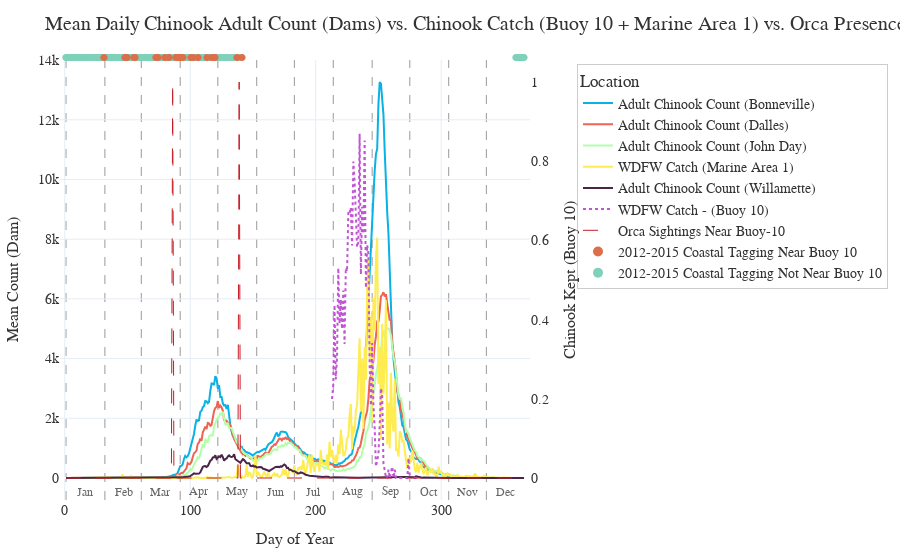

The notebook cell saved with this chart:
### Code cell
import plotly.graph_objects as go
import calendar

# Base figure
fig = go.Figure()

# Primary axis: Dam counts
fig.add_trace(
    go.Scatter(
        x=bon_avg["DoY"],
        y=bon_avg["ChinookAdult"],
        name="Adult Chinook Count (Bonneville)",
        mode="lines",
        line=dict(color="#08B2E3", width=2),
        yaxis="y",
    )
)

fig.add_trace(
    go.Scatter(
        x=dalles_avg["DoY"],
        y=dalles_avg["ChinookAdult"],
        name="Adult Chinook Count (Dalles)",
        mode="lines",
        line=dict(color="#EE6352", width=2),
        yaxis="y",
    )
)

fig.add_trace(
    go.Scatter(
        x=johnday_avg["DoY"],
        y=johnday_avg["ChinookAdult"],
        name="Adult Chinook Count (John Day)",
        mode="lines",
        line=dict(color="#B2FFA9", width=2),
        yaxis="y",
    )
)

fig.add_trace(
    go.Scatter(
        x=rmpc_Data["DoY"],
        y=rmpc_Data["number_caught"],
        name="WDFW Catch (Marine Area 1)",
        mode="lines",
        line=dict(color="#FFEC51", width=2),
        yaxis="y",
    )
)

fig.add_trace(
    go.Scatter(
        x=willamette_avg["DoY"],
        y=willamette_avg["ChinookAdult"],
        name="Adult Chinook Count (Willamette)",
        mode="lines",
        line=dict(color="#4B244A", width=2),
        yaxis="y",
    )
)

# Secondary axis: Buoy 10 catch data
fig.add_trace(
    go.Scatter(
        x=buoy10_avg["DoY"],
        y=buoy10_avg["Chinook Kept"] * weekly_sightings["SIGHTING_COUNT"].max(),
        name="WDFW Catch - (Buoy 10)",
        mode="lines",
        line=dict(color="#C155D3", width=2, dash="dot"),
        yaxis="y2",
    )
)

# Secondary axis: Buoy 10 catch data
fig.add_trace(
    go.Scatter(
        x=weekly_sightings["DoY"],
        y=weekly_sightings["SIGHTING_COUNT"],
        name="Orca Sightings Near Buoy-10",
        mode="lines",
        line=dict(color="#C81D25", width=1, dash="longdash"),
        yaxis="y2",
    )
)

# Define colors by TYPE
type_colors = {
    "2012-2015 Coastal Tagging Near Buoy 10": "#DE6E4B",
    "2012-2015 Coastal Tagging Not Near Buoy 10": "#7FD1B9",
}

# Add color-coded circles across top of plot
for _, row in tags.iterrows():
    fig.add_annotation(
        x=row["DoY"],
        y=1.02,  # Float above the plot
        yref="paper",
        xref="x",
        text="●",  # Circle glyph
        font=dict(
            size=10, color=type_colors.get(row["TYPE"], "#000000")  # Fallback to black
        ),
        showarrow=False,
        xanchor="center",
    )
for tag_type, color in type_colors.items():
    fig.add_trace(
        go.Scatter(
            x=[None],  # No visible points
            y=[None],
            mode="markers",
            marker=dict(size=10, color=color),
            name=tag_type,
            showlegend=True,
        )
    )

# Layout
fig.update_layout(
    title=dict(
        text="Mean Daily Chinook Adult Count (Dams) vs. Chinook Catch (Buoy 10 + Marine Area 1) vs. Orca Presence",
        font=dict(size=20, family="Helvetica Neue", color="#333"),
    ),
    plot_bgcolor="white",
    paper_bgcolor="white",
    xaxis=dict(
        title=dict(text="Day of Year", font=dict(size=16)),
        tickfont=dict(size=14),
        gridcolor="#E5ECF6",
        zeroline=False,
    ),
    yaxis=dict(
        title=dict(text="Mean Count (Dam)", font=dict(size=16)),
        tickfont=dict(size=14),
        gridcolor="#E5ECF6",
        zeroline=False,
    ),
    yaxis2=dict(
        title=dict(text="Chinook Kept (Buoy 10)", font=dict(size=16)),
        tickfont=dict(size=14),
        overlaying="y",
        side="right",
        showgrid=False,
    ),
    # legend=dict(title="Location", font=dict(size=14)),
    font=dict(family="Helvetica Neue", size=14, color="#333"),
    margin=dict(l=60, r=60, t=60, b=60),
)

fig.update_layout(
    legend=dict(
        title="Location",
        font=dict(size=14),
        x=1.1,  # 👈 Horizontal position (0 = far left, 1 = far right)
        y=0.99,  # 👈 Vertical position (1 = top, 0 = bottom)
        xanchor="left",  # Align legend box from left side
        yanchor="top",  # Align legend box from top
        bgcolor="rgba(255,255,255,0.8)",  # Optional: semi-transparent background
        bordercolor="#ccc",
        borderwidth=1,
    )
)

# Month lines and labels
month_start_days = [1]
for month in range(2, 13):
    month_start_days.append(
        sum(calendar.monthrange(2024, m)[1] for m in range(1, month)) + 1
    )

for doy in month_start_days:
    fig.add_vline(x=doy, line=dict(color="#999", width=1, dash="dash"), layer="below")

for i, doy in enumerate(month_start_days):
    fig.add_annotation(
        x=doy + 15,
        y=0,
        yanchor="bottom",
        text=calendar.month_abbr[i + 1],
        showarrow=False,
        font=dict(size=12, color="#666"),
        xanchor="center",
        xref="x",
        yref="paper",
    )

fig.show()

### Figure 1 — Plotly figure (JSON) as saved in the notebook; plotly's stock layout.template omitted (floating-point values rounded to 4 significant figures; data arrays with more than 128 entries replaced by an {"elided": "..."} marker saying what was removed)
{"data": [{"line": {"color": "#08B2E3", "width": 2}, "mode": "lines", "name": "Adult Chinook Count (Bonneville)", "type": "scatter", "x": {"elided": "366 int values"}, "y": {"elided": "366 float values"}, "yaxis": "y"}, {"line": {"color": "#EE6352", "width": 2}, "mode": "lines", "name": "Adult Chinook Count (Dalles)", "type": "scatter", "x": {"elided": "366 int values"}, "y": {"elided": "366 float values"}, "yaxis": "y"}, {"line": {"color": "#B2FFA9", "width": 2}, "mode": "lines", "name": "Adult Chinook Count (John Day)", "type": "scatter", "x": {"elided": "366 int values"}, "y": {"elided": "366 float values"}, "yaxis": "y"}, {"line": {"color": "#FFEC51", "width": 2}, "mode": "lines", "name": "WDFW Catch (Marine Area 1)", "type": "scatter", "x": {"elided": "366 int values"}, "y": {"elided": "366 float values"}, "yaxis": "y"}, {"line": {"color": "#4B244A", "width": 2}, "mode": "lines", "name": "Adult Chinook Count (Willamette)", "type": "scatter", "x": {"elided": "366 int values"}, "y": {"elided": "366 float values"}, "yaxis": "y"}, {"line": {"color": "#C155D3", "dash": "dot", "width": 2}, "mode": "lines", "name": "WDFW Catch - (Buoy 10)", "type": "scatter", "x": [212, 213, 214, 215, 216, 217, 218, 219, 220, 221, 222, 223, 224, 225, 226, 227, 228, 229, 230, 231, 232, 233, 234, 235, 236, 237, 238, 239, 240, 241, 242, 243, 244, 245, 246, 247, 248, 249, 250, 251, 252, 253, 254, 255, 256, 257, 258, 259, 260, 261, 262, 263, 264, 265, 266, 267, 268, 269, 270, 271, 272, 273, 274, 275, 276, 277, 278, 279, 280, 281, 282], "y": [NaN, 0.1995, 0.2325, 0.4367, 0.2491, 0.3052, 0.5304, 0.3898, 0.4507, 0.3763, 0.4737, 0.3383, 0.531, 0.5214, 0.6712, 0.6672, 0.6832, 0.5869, 0.7994, 0.7475, 0.6664, 0.5831, 0.5957, 0.8692, 0.5142, 0.6852, 0.6168, 0.8521, 0.4802, 0.5884, 0.5662, 0.2828, 0.1829, 0.3406, 0.1849, 0.1266, 0.0288, 0.05, 0.05952, 0.1333, 0.2267, 0.2061, 0.03576, 0.02, 0.0, 0.0, 0.02083, 0.0, 0.0119, 0.02857, 0.0, 0.02083, 0.0, 0.0, 0.0, 0.0, 0.0, 0.0, 0.0, 0.0, 0.0, 0.0, 0.05, 0.0, NaN, NaN, 0.0, 0.0, 0.0, 0.0, 0.0], "yaxis": "y2"}, {"line": {"color": "#C81D25", "dash": "longdash", "width": 1}, "mode": "lines", "name": "Orca Sightings Near Buoy-10", "type": "scatter", "x": {"elided": "366 int values"}, "y": {"elided": "366 int values"}, "yaxis": "y2"}, {"marker": {"color": "#DE6E4B", "size": 10}, "mode": "markers", "name": "2012-2015 Coastal Tagging Near Buoy 10", "showlegend": true, "type": "scatter", "x": [null], "y": [null]}, {"marker": {"color": "#7FD1B9", "size": 10}, "mode": "markers", "name": "2012-2015 Coastal Tagging Not Near Buoy 10", "showlegend": true, "type": "scatter", "x": [null], "y": [null]}], "layout": {"annotations": [{"font": {"color": "#7FD1B9", "size": 10}, "showarrow": false, "text": "●", "x": 1, "xanchor": "center", "xref": "x", "y": 1.02, "yref": "paper"}, {"font": {"color": "#7FD1B9", "size": 10}, "showarrow": false, "text": "●", "x": 2, "xanchor": "center", "xref": "x", "y": 1.02, "yref": "paper"}, {"font": {"color": "#7FD1B9", "size": 10}, "showarrow": false, "text": "●", "x": 3, "xanchor": "center", "xref": "x", "y": 1.02, "yref": "paper"}, {"font": {"color": "#7FD1B9", "size": 10}, "showarrow": false, "text": "●", "x": 4, "xanchor": "center", "xref": "x", "y": 1.02, "yref": "paper"}, {"font": {"color": "#7FD1B9", "size": 10}, "showarrow": false, "text": "●", "x": 5, "xanchor": "center", "xref": "x", "y": 1.02, "yref": "paper"}, {"font": {"color": "#7FD1B9", "size": 10}, "showarrow": false, "text": "●", "x": 6, "xanchor": "center", "xref": "x", "y": 1.02, "yref": "paper"}, {"font": {"color": "#7FD1B9", "size": 10}, "showarrow": false, "text": "●", "x": 7, "xanchor": "center", "xref": "x", "y": 1.02, "yref": "paper"}, {"font": {"color": "#7FD1B9", "size": 10}, "showarrow": false, "text": "●", "x": 8, "xanchor": "center", "xref": "x", "y": 1.02, "yref": "paper"}, {"font": {"color": "#7FD1B9", "size": 10}, "showarrow": false, "text": "●", "x": 9, "xanchor": "center", "xref": "x", "y": 1.02, "yref": "paper"}, {"font": {"color": "#7FD1B9", "size": 10}, "showarrow": false, "text": "●", "x": 10, "xanchor": "center", "xref": "x", "y": 1.02, "yref": "paper"}, {"font": {"color": "#7FD1B9", "size": 10}, "showarrow": false, "text": "●", "x": 11, "xanchor": "center", "xref": "x", "y": 1.02, "yref": "paper"}, {"font": {"color": "#7FD1B9", "size": 10}, "showarrow": false, "text": "●", "x": 12, "xanchor": "center", "xref": "x", "y": 1.02, "yref": "paper"}, {"font": {"color": "#7FD1B9", "size": 10}, "showarrow": false, "text": "●", "x": 13, "xanchor": "center", "xref": "x", "y": 1.02, "yref": "paper"}, {"font": {"color": "#7FD1B9", "size": 10}, "showarrow": false, "text": "●", "x": 14, "xanchor": "center", "xref": "x", "y": 1.02, "yref": "paper"}, {"font": {"color": "#7FD1B9", "size": 10}, "showarrow": false, "text": "●", "x": 15, "xanchor": "center", "xref": "x", "y": 1.02, "yref": "paper"}, {"font": {"color": "#7FD1B9", "size": 10}, "showarrow": false, "text": "●", "x": 16, "xanchor": "center", "xref": "x", "y": 1.02, "yref": "paper"}, {"font": {"color": "#7FD1B9", "size": 10}, "showarrow": false, "text": "●", "x": 17, "xanchor": "center", "xref": "x", "y": 1.02, "yref": "paper"}, {"font": {"color": "#7FD1B9", "size": 10}, "showarrow": false, "text": "●", "x": 18, "xanchor": "center", "xref": "x", "y": 1.02, "yref": "paper"}, {"font": {"color": "#7FD1B9", "size": 10}, "showarrow": false, "text": "●", "x": 19, "xanchor": "center", "xref": "x", "y": 1.02, "yref": "paper"}, {"font": {"color": "#7FD1B9", "size": 10}, "showarrow": false, "text": "●", "x": 20, "xanchor": "center", "xref": "x", "y": 1.02, "yref": "paper"}, {"font": {"color": "#7FD1B9", "size": 10}, "showarrow": false, "text": "●", "x": 21, "xanchor": "center", "xref": "x", "y": 1.02, "yref": "paper"}, {"font": {"color": "#7FD1B9", "size": 10}, "showarrow": false, "text": "●", "x": 22, "xanchor": "center", "xref": "x", "y": 1.02, "yref": "paper"}, {"font": {"color": "#7FD1B9", "size": 10}, "showarrow": false, "text": "●", "x": 23, "xanchor": "center", "xref": "x", "y": 1.02, "yref": "paper"}, {"font": {"color": "#7FD1B9", "size": 10}, "showarrow": false, "text": "●", "x": 24, "xanchor": "center", "xref": "x", "y": 1.02, "yref": "paper"}, {"font": {"color": "#7FD1B9", "size": 10}, "showarrow": false, "text": "●", "x": 25, "xanchor": "center", "xref": "x", "y": 1.02, "yref": "paper"}, {"font": {"color": "#7FD1B9", "size": 10}, "showarrow": false, "text": "●", "x": 26, "xanchor": "center", "xref": "x", "y": 1.02, "yref": "paper"}, {"font": {"color": "#7FD1B9", "size": 10}, "showarrow": false, "text": "●", "x": 27, "xanchor": "center", "xref": "x", "y": 1.02, "yref": "paper"}, {"font": {"color": "#7FD1B9", "size": 10}, "showarrow": false, "text": "●", "x": 28, "xanchor": "center", "xref": "x", "y": 1.02, "yref": "paper"}, {"font": {"color": "#7FD1B9", "size": 10}, "showarrow": false, "text": "●", "x": 29, "xanchor": "center", "xref": "x", "y": 1.02, "yref": "paper"}, {"font": {"color": "#7FD1B9", "size": 10}, "showarrow": false, "text": "●", "x": 30, "xanchor": "center", "xref": "x", "y": 1.02, "yref": "paper"}, {"font": {"color": "#7FD1B9", "size": 10}, "showarrow": false, "text": "●", "x": 32, "xanchor": "center", "xref": "x", "y": 1.02, "yref": "paper"}, {"font": {"color": "#7FD1B9", "size": 10}, "showarrow": false, "text": "●", "x": 33, "xanchor": "center", "xref": "x", "y": 1.02, "yref": "paper"}, {"font": {"color": "#7FD1B9", "size": 10}, "showarrow": false, "text": "●", "x": 34, "xanchor": "center", "xref": "x", "y": 1.02, "yref": "paper"}, {"font": {"color": "#7FD1B9", "size": 10}, "showarrow": false, "text": "●", "x": 35, "xanchor": "center", "xref": "x", "y": 1.02, "yref": "paper"}, {"font": {"color": "#7FD1B9", "size": 10}, "showarrow": false, "text": "●", "x": 36, "xanchor": "center", "xref": "x", "y": 1.02, "yref": "paper"}, {"font": {"color": "#7FD1B9", "size": 10}, "showarrow": false, "text": "●", "x": 37, "xanchor": "center", "xref": "x", "y": 1.02, "yref": "paper"}, {"font": {"color": "#7FD1B9", "size": 10}, "showarrow": false, "text": "●", "x": 38, "xanchor": "center", "xref": "x", "y": 1.02, "yref": "paper"}, {"font": {"color": "#7FD1B9", "size": 10}, "showarrow": false, "text": "●", "x": 39, "xanchor": "center", "xref": "x", "y": 1.02, "yref": "paper"}, {"font": {"color": "#7FD1B9", "size": 10}, "showarrow": false, "text": "●", "x": 40, "xanchor": "center", "xref": "x", "y": 1.02, "yref": "paper"}, {"font": {"color": "#7FD1B9", "size": 10}, "showarrow": false, "text": "●", "x": 41, "xanchor": "center", "xref": "x", "y": 1.02, "yref": "paper"}, {"font": {"color": "#7FD1B9", "size": 10}, "showarrow": false, "text": "●", "x": 42, "xanchor": "center", "xref": "x", "y": 1.02, "yref": "paper"}, {"font": {"color": "#7FD1B9", "size": 10}, "showarrow": false, "text": "●", "x": 43, "xanchor": "center", "xref": "x", "y": 1.02, "yref": "paper"}, {"font": {"color": "#7FD1B9", "size": 10}, "showarrow": false, "text": "●", "x": 44, "xanchor": "center", "xref": "x", "y": 1.02, "yref": "paper"}, {"font": {"color": "#7FD1B9", "size": 10}, "showarrow": false, "text": "●", "x": 45, "xanchor": "center", "xref": "x", "y": 1.02, "yref": "paper"}, {"font": {"color": "#7FD1B9", "size": 10}, "showarrow": false, "text": "●", "x": 46, "xanchor": "center", "xref": "x", "y": 1.02, "yref": "paper"}, {"font": {"color": "#7FD1B9", "size": 10}, "showarrow": false, "text": "●", "x": 47, "xanchor": "center", "xref": "x", "y": 1.02, "yref": "paper"}, {"font": {"color": "#7FD1B9", "size": 10}, "showarrow": false, "text": "●", "x": 49, "xanchor": "center", "xref": "x", "y": 1.02, "yref": "paper"}, {"font": {"color": "#7FD1B9", "size": 10}, "showarrow": false, "text": "●", "x": 51, "xanchor": "center", "xref": "x", "y": 1.02, "yref": "paper"}, {"font": {"color": "#7FD1B9", "size": 10}, "showarrow": false, "text": "●", "x": 52, "xanchor": "center", "xref": "x", "y": 1.02, "yref": "paper"}, {"font": {"color": "#7FD1B9", "size": 10}, "showarrow": false, "text": "●", "x": 53, "xanchor": "center", "xref": "x", "y": 1.02, "yref": "paper"}, {"font": {"color": "#7FD1B9", "size": 10}, "showarrow": false, "text": "●", "x": 54, "xanchor": "center", "xref": "x", "y": 1.02, "yref": "paper"}, {"font": {"color": "#7FD1B9", "size": 10}, "showarrow": false, "text": "●", "x": 57, "xanchor": "center", "xref": "x", "y": 1.02, "yref": "paper"}, {"font": {"color": "#7FD1B9", "size": 10}, "showarrow": false, "text": "●", "x": 58, "xanchor": "center", "xref": "x", "y": 1.02, "yref": "paper"}, {"font": {"color": "#7FD1B9", "size": 10}, "showarrow": false, "text": "●", "x": 59, "xanchor": "center", "xref": "x", "y": 1.02, "yref": "paper"}, {"font": {"color": "#7FD1B9", "size": 10}, "showarrow": false, "text": "●", "x": 60, "xanchor": "center", "xref": "x", "y": 1.02, "yref": "paper"}, {"font": {"color": "#7FD1B9", "size": 10}, "showarrow": false, "text": "●", "x": 61, "xanchor": "center", "xref": "x", "y": 1.02, "yref": "paper"}, {"font": {"color": "#7FD1B9", "size": 10}, "showarrow": false, "text": "●", "x": 62, "xanchor": "center", "xref": "x", "y": 1.02, "yref": "paper"}, {"font": {"color": "#7FD1B9", "size": 10}, "showarrow": false, "text": "●", "x": 63, "xanchor": "center", "xref": "x", "y": 1.02, "yref": "paper"}, {"font": {"color": "#7FD1B9", "size": 10}, "showarrow": false, "text": "●", "x": 64, "xanchor": "center", "xref": "x", "y": 1.02, "yref": "paper"}, {"font": {"color": "#7FD1B9", "size": 10}, "showarrow": false, "text": "●", "x": 65, "xanchor": "center", "xref": "x", "y": 1.02, "yref": "paper"}, {"font": {"color": "#7FD1B9", "size": 10}, "showarrow": false, "text": "●", "x": 66, "xanchor": "center", "xref": "x", "y": 1.02, "yref": "paper"}, {"font": {"color": "#7FD1B9", "size": 10}, "showarrow": false, "text": "●", "x": 67, "xanchor": "center", "xref": "x", "y": 1.02, "yref": "paper"}, {"font": {"color": "#7FD1B9", "size": 10}, "showarrow": false, "text": "●", "x": 68, "xanchor": "center", "xref": "x", "y": 1.02, "yref": "paper"}, {"font": {"color": "#7FD1B9", "size": 10}, "showarrow": false, "text": "●", "x": 69, "xanchor": "center", "xref": "x", "y": 1.02, "yref": "paper"}, {"font": {"color": "#7FD1B9", "size": 10}, "showarrow": false, "text": "●", "x": 70, "xanchor": "center", "xref": "x", "y": 1.02, "yref": "paper"}, {"font": {"color": "#7FD1B9", "size": 10}, "showarrow": false, "text": "●", "x": 71, "xanchor": "center", "xref": "x", "y": 1.02, "yref": "paper"}, {"font": {"color": "#7FD1B9", "size": 10}, "showarrow": false, "text": "●", "x": 72, "xanchor": "center", "xref": "x", "y": 1.02, "yref": "paper"}, {"font": {"color": "#7FD1B9", "size": 10}, "showarrow": false, "text": "●", "x": 75, "xanchor": "center", "xref": "x", "y": 1.02, "yref": "paper"}, {"font": {"color": "#7FD1B9", "size": 10}, "showarrow": false, "text": "●", "x": 76, "xanchor": "center", "xref": "x", "y": 1.02, "yref": "paper"}, {"font": {"color": "#7FD1B9", "size": 10}, "showarrow": false, "text": "●", "x": 77, "xanchor": "center", "xref": "x", "y": 1.02, "yref": "paper"}, {"font": {"color": "#7FD1B9", "size": 10}, "showarrow": false, "text": "●", "x": 78, "xanchor": "center", "xref": "x", "y": 1.02, "yref": "paper"}, {"font": {"color": "#7FD1B9", "size": 10}, "showarrow": false, "text": "●", "x": 79, "xanchor": "center", "xref": "x", "y": 1.02, "yref": "paper"}, {"font": {"color": "#7FD1B9", "size": 10}, "showarrow": false, "text": "●", "x": 81, "xanchor": "center", "xref": "x", "y": 1.02, "yref": "paper"}, {"font": {"color": "#7FD1B9", "size": 10}, "showarrow": false, "text": "●", "x": 82, "xanchor": "center", "xref": "x", "y": 1.02, "yref": "paper"}, {"font": {"color": "#7FD1B9", "size": 10}, "showarrow": false, "text": "●", "x": 84, "xanchor": "center", "xref": "x", "y": 1.02, "yref": "paper"}, {"font": {"color": "#7FD1B9", "size": 10}, "showarrow": false, "text": "●", "x": 85, "xanchor": "center", "xref": "x", "y": 1.02, "yref": "paper"}, {"font": {"color": "#7FD1B9", "size": 10}, "showarrow": false, "text": "●", "x": 86, "xanchor": "center", "xref": "x", "y": 1.02, "yref": "paper"}, {"font": {"color": "#7FD1B9", "size": 10}, "showarrow": false, "text": "●", "x": 87, "xanchor": "center", "xref": "x", "y": 1.02, "yref": "paper"}, {"font": {"color": "#7FD1B9", "size": 10}, "showarrow": false, "text": "●", "x": 88, "xanchor": "center", "xref": "x", "y": 1.02, "yref": "paper"}, {"font": {"color": "#7FD1B9", "size": 10}, "showarrow": false, "text": "●", "x": 91, "xanchor": "center", "xref": "x", "y": 1.02, "yref": "paper"}, {"font": {"color": "#7FD1B9", "size": 10}, "showarrow": false, "text": "●", "x": 95, "xanchor": "center", "xref": "x", "y": 1.02, "yref": "paper"}, {"font": {"color": "#7FD1B9", "size": 10}, "showarrow": false, "text": "●", "x": 96, "xanchor": "center", "xref": "x", "y": 1.02, "yref": "paper"}, {"font": {"color": "#7FD1B9", "size": 10}, "showarrow": false, "text": "●", "x": 97, "xanchor": "center", "xref": "x", "y": 1.02, "yref": "paper"}, {"font": {"color": "#7FD1B9", "size": 10}, "showarrow": false, "text": "●", "x": 98, "xanchor": "center", "xref": "x", "y": 1.02, "yref": "paper"}, {"font": {"color": "#7FD1B9", "size": 10}, "showarrow": false, "text": "●", "x": 99, "xanchor": "center", "xref": "x", "y": 1.02, "yref": "paper"}, {"font": {"color": "#7FD1B9", "size": 10}, "showarrow": false, "text": "●", "x": 100, "xanchor": "center", "xref": "x", "y": 1.02, "yref": "paper"}, {"font": {"color": "#7FD1B9", "size": 10}, "showarrow": false, "text": "●", "x": 103, "xanchor": "center", "xref": "x", "y": 1.02, "yref": "paper"}, {"font": {"color": "#7FD1B9", "size": 10}, "showarrow": false, "text": "●", "x": 104, "xanchor": "center", "xref": "x", "y": 1.02, "yref": "paper"}, {"font": {"color": "#7FD1B9", "size": 10}, "showarrow": false, "text": "●", "x": 105, "xanchor": "center", "xref": "x", "y": 1.02, "yref": "paper"}, {"font": {"color": "#7FD1B9", "size": 10}, "showarrow": false, "text": "●", "x": 107, "xanchor": "center", "xref": "x", "y": 1.02, "yref": "paper"}, {"font": {"color": "#7FD1B9", "size": 10}, "showarrow": false, "text": "●", "x": 108, "xanchor": "center", "xref": "x", "y": 1.02, "yref": "paper"}, {"font": {"color": "#7FD1B9", "size": 10}, "showarrow": false, "text": "●", "x": 109, "xanchor": "center", "xref": "x", "y": 1.02, "yref": "paper"}, {"font": {"color": "#7FD1B9", "size": 10}, "showarrow": false, "text": "●", "x": 110, "xanchor": "center", "xref": "x", "y": 1.02, "yref": "paper"}, {"font": {"color": "#7FD1B9", "size": 10}, "showarrow": false, "text": "●", "x": 111, "xanchor": "center", "xref": "x", "y": 1.02, "yref": "paper"}, {"font": {"color": "#7FD1B9", "size": 10}, "showarrow": false, "text": "●", "x": 112, "xanchor": "center", "xref": "x", "y": 1.02, "yref": "paper"}, {"font": {"color": "#7FD1B9", "size": 10}, "showarrow": false, "text": "●", "x": 114, "xanchor": "center", "xref": "x", "y": 1.02, "yref": "paper"}, {"font": {"color": "#7FD1B9", "size": 10}, "showarrow": false, "text": "●", "x": 115, "xanchor": "center", "xref": "x", "y": 1.02, "yref": "paper"}, {"font": {"color": "#7FD1B9", "size": 10}, "showarrow": false, "text": "●", "x": 116, "xanchor": "center", "xref": "x", "y": 1.02, "yref": "paper"}, {"font": {"color": "#7FD1B9", "size": 10}, "showarrow": false, "text": "●", "x": 119, "xanchor": "center", "xref": "x", "y": 1.02, "yref": "paper"}, {"font": {"color": "#7FD1B9", "size": 10}, "showarrow": false, "text": "●", "x": 121, "xanchor": "center", "xref": "x", "y": 1.02, "yref": "paper"}, {"font": {"color": "#7FD1B9", "size": 10}, "showarrow": false, "text": "●", "x": 122, "xanchor": "center", "xref": "x", "y": 1.02, "yref": "paper"}, {"font": {"color": "#7FD1B9", "size": 10}, "showarrow": false, "text": "●", "x": 123, "xanchor": "center", "xref": "x", "y": 1.02, "yref": "paper"}, {"font": {"color": "#7FD1B9", "size": 10}, "showarrow": false, "text": "●", "x": 124, "xanchor": "center", "xref": "x", "y": 1.02, "yref": "paper"}, {"font": {"color": "#7FD1B9", "size": 10}, "showarrow": false, "text": "●", "x": 126, "xanchor": "center", "xref": "x", "y": 1.02, "yref": "paper"}, {"font": {"color": "#7FD1B9", "size": 10}, "showarrow": false, "text": "●", "x": 128, "xanchor": "center", "xref": "x", "y": 1.02, "yref": "paper"}, {"font": {"color": "#7FD1B9", "size": 10}, "showarrow": false, "text": "●", "x": 129, "xanchor": "center", "xref": "x", "y": 1.02, "yref": "paper"}, {"font": {"color": "#7FD1B9", "size": 10}, "showarrow": false, "text": "●", "x": 131, "xanchor": "center", "xref": "x", "y": 1.02, "yref": "paper"}, {"font": {"color": "#7FD1B9", "size": 10}, "showarrow": false, "text": "●", "x": 133, "xanchor": "center", "xref": "x", "y": 1.02, "yref": "paper"}, {"font": {"color": "#7FD1B9", "size": 10}, "showarrow": false, "text": "●", "x": 135, "xanchor": "center", "xref": "x", "y": 1.02, "yref": "paper"}, {"font": {"color": "#7FD1B9", "size": 10}, "showarrow": false, "text": "●", "x": 139, "xanchor": "center", "xref": "x", "y": 1.02, "yref": "paper"}, {"font": {"color": "#7FD1B9", "size": 10}, "showarrow": false, "text": "●", "x": 360, "xanchor": "center", "xref": "x", "y": 1.02, "yref": "paper"}, {"font": {"color": "#7FD1B9", "size": 10}, "showarrow": false, "text": "●", "x": 361, "xanchor": "center", "xref": "x", "y": 1.02, "yref": "paper"}, {"font": {"color": "#7FD1B9", "size": 10}, "showarrow": false, "text": "●", "x": 362, "xanchor": "center", "xref": "x", "y": 1.02, "yref": "paper"}, {"font": {"color": "#7FD1B9", "size": 10}, "showarrow": false, "text": "●", "x": 363, "xanchor": "center", "xref": "x", "y": 1.02, "yref": "paper"}, {"font": {"color": "#7FD1B9", "size": 10}, "showarrow": false, "text": "●", "x": 364, "xanchor": "center", "xref": "x", "y": 1.02, "yref": "paper"}, {"font": {"color": "#7FD1B9", "size": 10}, "showarrow": false, "text": "●", "x": 365, "xanchor": "center", "xref": "x", "y": 1.02, "yref": "paper"}, {"font": {"color": "#7FD1B9", "size": 10}, "showarrow": false, "text": "●", "x": 366, "xanchor": "center", "xref": "x", "y": 1.02, "yref": "paper"}, {"font": {"color": "#DE6E4B", "size": 10}, "showarrow": false, "text": "●", "x": 31, "xanchor": "center", "xref": "x", "y": 1.02, "yref": "paper"}, {"font": {"color": "#DE6E4B", "size": 10}, "showarrow": false, "text": "●", "x": 48, "xanchor": "center", "xref": "x", "y": 1.02, "yref": "paper"}, {"font": {"color": "#DE6E4B", "size": 10}, "showarrow": false, "text": "●", "x": 50, "xanchor": "center", "xref": "x", "y": 1.02, "yref": "paper"}, {"font": {"color": "#DE6E4B", "size": 10}, "showarrow": false, "text": "●", "x": 55, "xanchor": "center", "xref": "x", "y": 1.02, "yref": "paper"}, {"font": {"color": "#DE6E4B", "size": 10}, "showarrow": false, "text": "●", "x": 56, "xanchor": "center", "xref": "x", "y": 1.02, "yref": "paper"}, {"font": {"color": "#DE6E4B", "size": 10}, "showarrow": false, "text": "●", "x": 73, "xanchor": "center", "xref": "x", "y": 1.02, "yref": "paper"}, {"font": {"color": "#DE6E4B", "size": 10}, "showarrow": false, "text": "●", "x": 74, "xanchor": "center", "xref": "x", "y": 1.02, "yref": "paper"}, {"font": {"color": "#DE6E4B", "size": 10}, "showarrow": false, "text": "●", "x": 80, "xanchor": "center", "xref": "x", "y": 1.02, "yref": "paper"}, {"font": {"color": "#DE6E4B", "size": 10}, "showarrow": false, "text": "●", "x": 83, "xanchor": "center", "xref": "x", "y": 1.02, "yref": "paper"}, {"font": {"color": "#DE6E4B", "size": 10}, "showarrow": false, "text": "●", "x": 89, "xanchor": "center", "xref": "x", "y": 1.02, "yref": "paper"}, {"font": {"color": "#DE6E4B", "size": 10}, "showarrow": false, "text": "●", "x": 90, "xanchor": "center", "xref": "x", "y": 1.02, "yref": "paper"}, {"font": {"color": "#DE6E4B", "size": 10}, "showarrow": false, "text": "●", "x": 92, "xanchor": "center", "xref": "x", "y": 1.02, "yref": "paper"}, {"font": {"color": "#DE6E4B", "size": 10}, "showarrow": false, "text": "●", "x": 93, "xanchor": "center", "xref": "x", "y": 1.02, "yref": "paper"}, {"font": {"color": "#DE6E4B", "size": 10}, "showarrow": false, "text": "●", "x": 94, "xanchor": "center", "xref": "x", "y": 1.02, "yref": "paper"}, {"font": {"color": "#DE6E4B", "size": 10}, "showarrow": false, "text": "●", "x": 101, "xanchor": "center", "xref": "x", "y": 1.02, "yref": "paper"}, {"font": {"color": "#DE6E4B", "size": 10}, "showarrow": false, "text": "●", "x": 102, "xanchor": "center", "xref": "x", "y": 1.02, "yref": "paper"}, {"font": {"color": "#DE6E4B", "size": 10}, "showarrow": false, "text": "●", "x": 106, "xanchor": "center", "xref": "x", "y": 1.02, "yref": "paper"}, {"font": {"color": "#DE6E4B", "size": 10}, "showarrow": false, "text": "●", "x": 113, "xanchor": "center", "xref": "x", "y": 1.02, "yref": "paper"}, {"font": {"color": "#DE6E4B", "size": 10}, "showarrow": false, "text": "●", "x": 117, "xanchor": "center", "xref": "x", "y": 1.02, "yref": "paper"}, {"font": {"color": "#DE6E4B", "size": 10}, "showarrow": false, "text": "●", "x": 118, "xanchor": "center", "xref": "x", "y": 1.02, "yref": "paper"}, {"font": {"color": "#DE6E4B", "size": 10}, "showarrow": false, "text": "●", "x": 120, "xanchor": "center", "xref": "x", "y": 1.02, "yref": "paper"}, {"font": {"color": "#DE6E4B", "size": 10}, "showarrow": false, "text": "●", "x": 137, "xanchor": "center", "xref": "x", "y": 1.02, "yref": "paper"}, {"font": {"color": "#DE6E4B", "size": 10}, "showarrow": false, "text": "●", "x": 141, "xanchor": "center", "xref": "x", "y": 1.02, "yref": "paper"}, {"font": {"color": "#666", "size": 12}, "showarrow": false, "text": "Jan", "x": 16, "xanchor": "center", "xref": "x", "y": 0, "yanchor": "bottom", "yref": "paper"}, {"font": {"color": "#666", "size": 12}, "showarrow": false, "text": "Feb", "x": 47, "xanchor": "center", "xref": "x", "y": 0, "yanchor": "bottom", "yref": "paper"}, {"font": {"color": "#666", "size": 12}, "showarrow": false, "text": "Mar", "x": 76, "xanchor": "center", "xref": "x", "y": 0, "yanchor": "bottom", "yref": "paper"}, {"font": {"color": "#666", "size": 12}, "showarrow": false, "text": "Apr", "x": 107, "xanchor": "center", "xref": "x", "y": 0, "yanchor": "bottom", "yref": "paper"}, {"font": {"color": "#666", "size": 12}, "showarrow": false, "text": "May", "x": 137, "xanchor": "center", "xref": "x", "y": 0, "yanchor": "bottom", "yref": "paper"}, {"font": {"color": "#666", "size": 12}, "showarrow": false, "text": "Jun", "x": 168, "xanchor": "center", "xref": "x", "y": 0, "yanchor": "bottom", "yref": "paper"}, {"font": {"color": "#666", "size": 12}, "showarrow": false, "text": "Jul", "x": 198, "xanchor": "center", "xref": "x", "y": 0, "yanchor": "bottom", "yref": "paper"}, {"font": {"color": "#666", "size": 12}, "showarrow": false, "text": "Aug", "x": 229, "xanchor": "center", "xref": "x", "y": 0, "yanchor": "bottom", "yref": "paper"}, {"font": {"color": "#666", "size": 12}, "showarrow": false, "text": "Sep", "x": 260, "xanchor": "center", "xref": "x", "y": 0, "yanchor": "bottom", "yref": "paper"}, {"font": {"color": "#666", "size": 12}, "showarrow": false, "text": "Oct", "x": 290, "xanchor": "center", "xref": "x", "y": 0, "yanchor": "bottom", "yref": "paper"}, {"font": {"color": "#666", "size": 12}, "showarrow": false, "text": "Nov", "x": 321, "xanchor": "center", "xref": "x", "y": 0, "yanchor": "bottom", "yref": "paper"}, {"font": {"color": "#666", "size": 12}, "showarrow": false, "text": "Dec", "x": 351, "xanchor": "center", "xref": "x", "y": 0, "yanchor": "bottom", "yref": "paper"}], "font": {"color": "#333", "family": "Helvetica Neue", "size": 14}, "legend": {"bgcolor": "rgba(255,255,255,0.8)", "bordercolor": "#ccc", "borderwidth": 1, "font": {"size": 14}, "title": {"text": "Location"}, "x": 1.1, "xanchor": "left", "y": 0.99, "yanchor": "top"}, "margin": {"b": 60, "l": 60, "r": 60, "t": 60}, "paper_bgcolor": "white", "plot_bgcolor": "white", "shapes": [{"layer": "below", "line": {"color": "#999", "dash": "dash", "width": 1}, "type": "line", "x0": 1, "x1": 1, "xref": "x", "y0": 0, "y1": 1, "yref": "y domain"}, {"layer": "below", "line": {"color": "#999", "dash": "dash", "width": 1}, "type": "line", "x0": 32, "x1": 32, "xref": "x", "y0": 0, "y1": 1, "yref": "y domain"}, {"layer": "below", "line": {"color": "#999", "dash": "dash", "width": 1}, "type": "line", "x0": 61, "x1": 61, "xref": "x", "y0": 0, "y1": 1, "yref": "y domain"}, {"layer": "below", "line": {"color": "#999", "dash": "dash", "width": 1}, "type": "line", "x0": 92, "x1": 92, "xref": "x", "y0": 0, "y1": 1, "yref": "y domain"}, {"layer": "below", "line": {"color": "#999", "dash": "dash", "width": 1}, "type": "line", "x0": 122, "x1": 122, "xref": "x", "y0": 0, "y1": 1, "yref": "y domain"}, {"layer": "below", "line": {"color": "#999", "dash": "dash", "width": 1}, "type": "line", "x0": 153, "x1": 153, "xref": "x", "y0": 0, "y1": 1, "yref": "y domain"}, {"layer": "below", "line": {"color": "#999", "dash": "dash", "width": 1}, "type": "line", "x0": 183, "x1": 183, "xref": "x", "y0": 0, "y1": 1, "yref": "y domain"}, {"layer": "below", "line": {"color": "#999", "dash": "dash", "width": 1}, "type": "line", "x0": 214, "x1": 214, "xref": "x", "y0": 0, "y1": 1, "yref": "y domain"}, {"layer": "below", "line": {"color": "#999", "dash": "dash", "width": 1}, "type": "line", "x0": 245, "x1": 245, "xref": "x", "y0": 0, "y1": 1, "yref": "y domain"}, {"layer": "below", "line": {"color": "#999", "dash": "dash", "width": 1}, "type": "line", "x0": 275, "x1": 275, "xref": "x", "y0": 0, "y1": 1, "yref": "y domain"}, {"layer": "below", "line": {"color": "#999", "dash": "dash", "width": 1}, "type": "line", "x0": 306, "x1": 306, "xref": "x", "y0": 0, "y1": 1, "yref": "y domain"}, {"layer": "below", "line": {"color": "#999", "dash": "dash", "width": 1}, "type": "line", "x0": 336, "x1": 336, "xref": "x", "y0": 0, "y1": 1, "yref": "y domain"}], "title": {"font": {"color": "#333", "family": "Helvetica Neue", "size": 20}, "text": "Mean Daily Chinook Adult Count (Dams) vs. Chinook Catch (Buoy 10 + Marine Area 1) vs. Orca Presence"}, "xaxis": {"gridcolor": "#E5ECF6", "tickfont": {"size": 14}, "title": {"font": {"size": 16}, "text": "Day of Year"}, "zeroline": false}, "yaxis": {"gridcolor": "#E5ECF6", "tickfont": {"size": 14}, "title": {"font": {"size": 16}, "text": "Mean Count (Dam)"}, "zeroline": false}, "yaxis2": {"overlaying": "y", "showgrid": false, "side": "right", "tickfont": {"size": 14}, "title": {"font": {"size": 16}, "text": "Chinook Kept (Buoy 10)"}}}}
